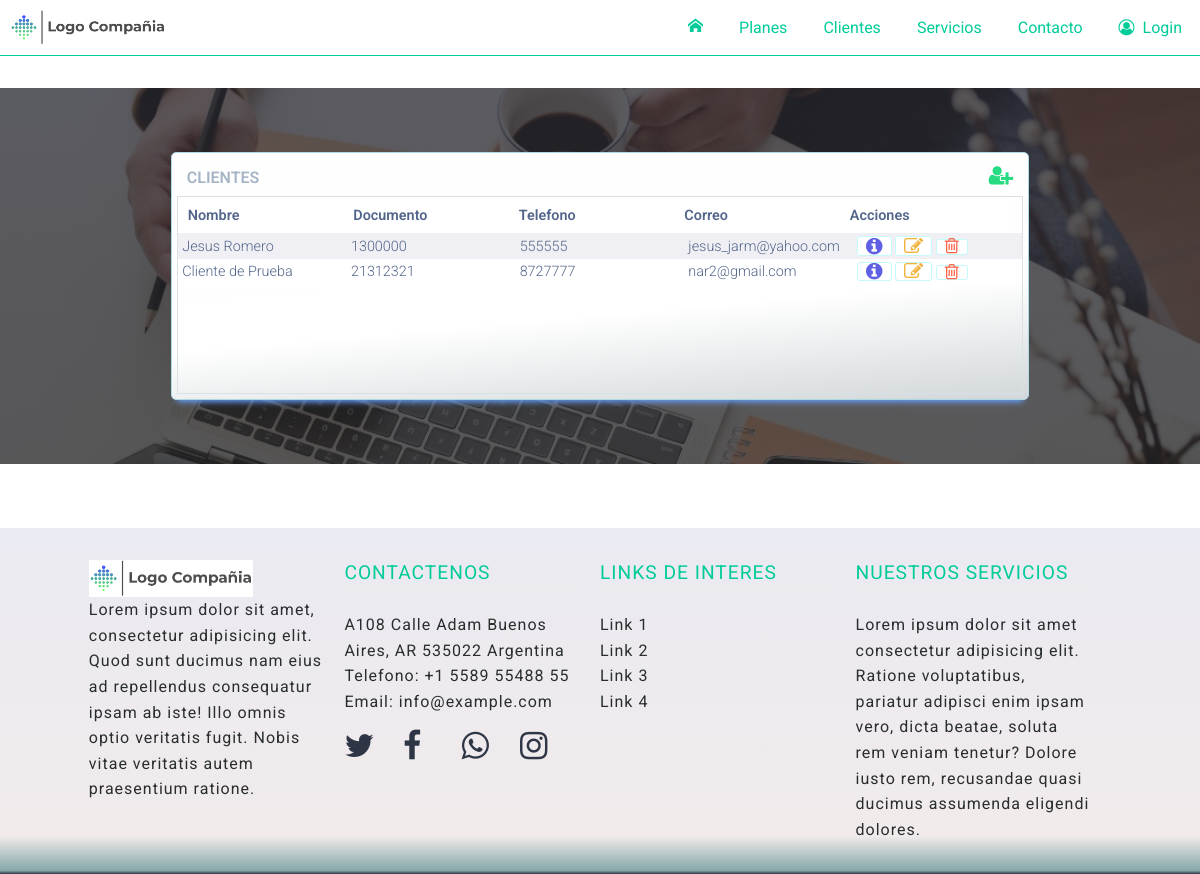
Before: /listado_clientes/ with the older database file.
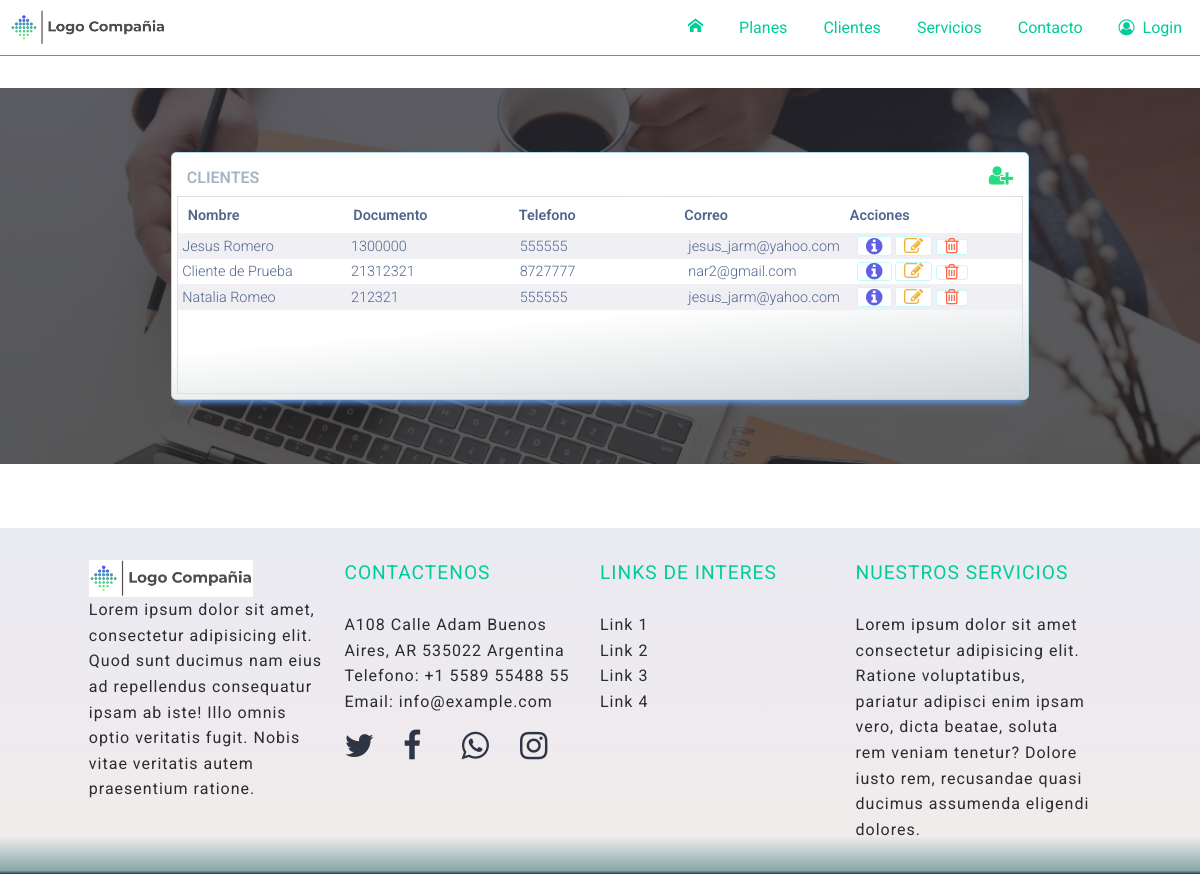
After: the same page with the newer database file.
### app_ensurance/models.py (models this page shows, shortened)
class Clientes(models.Model):
    titular = models.CharField(max_length=50)
    documento = models.CharField(max_length=20)
    tipodoc = models.CharField(max_length=20, choices=tipos)
    fechanacimiento = models.DateField()
    edad = models.IntegerField()
    telefono = models.CharField(max_length=20)
    correo = models.EmailField()
    class Meta():
        db_table = "clientes"

### app_ensurance/views.py (the view)
# urls.py: path('listado_clientes/', views.ListaClientes.as_view(
class ListaClientes(generic.ListView):
    model = Clientes

### app_ensurance/templates/vistas/clientes_view.html (shortened to what this page needs)
{% extends 'base.html' %}
{% block content %}
<hr class="separador1">
<div class="contenedor p-seccion-tablas" style="
background-image: linear-gradient(rgba(34, 34, 43, 0.7), rgba(30, 30, 32, 0.7)), url(../../static/images/bg-tabla.jpg);
background-repeat: no-repeat;
background-size: cover;
">
    <div class="contenedor80">
        <div class="border-table">
            <table class="">
                <caption>
                    CLIENTES
                    <a href="/crear_cliente/" style="float: right;"><i class="fa i-add fa-user-plus fa-lg"></i></a>
                </caption>
                <thead>
                    <tr>
                        <th>Nombre</th>
                        <th>Documento</th>
                        <th>Telefono</th>
                        <th>Correo</th>
                        <th>Acciones</th>
                    </tr>
                </thead>
                <tbody>
                    {% for cliente in object_list %}
                    <tr>
                        <td>{{ cliente.titular }}</td>
                        <td>{{ cliente.documento }}</td>
                        <td>{{ cliente.telefono }}</td>
                        <td>{{ cliente.correo }}</td>
                        <td>
                            <form method="POST" action="eliminar/{{cliente.id}}">
                                <div class="btn-group">
                                    <a href="#" title="Ver" type="button" class="btn-tabla"><i
                                            class="fa fa-info-circle fa-lg" style="color: rgb(96, 96, 228);"></i></a>
                                    <a href="#" title="Editar" type="button" class="btn-tabla"><i
                                            class="fa fa-pencil-square-o fa-lg"
                                            style="color: rgb(241, 178, 59);"></i></a>
                                    <button onclick="return eliminar();" type="submit" title="Eliminar"
                                        class="btn-tabla">
                                        <i class="fa fa-trash-o fa-lg" style="color: tomato; "></i>
                                    </button>
                                </div>
                            </form>
                        </td>
                    </tr>
                    {% endfor %}
                </tbody>
            </table>
        </div>
    </div>
</div>
{% endblock %}

### app_ensurance/templates/base.html (shortened to what this page needs)
{% load static %}
<html>
<head>
  <link rel="stylesheet" href="https://stackpath.bootstrapcdn.com/font-awesome/4.7.0/css/font-awesome.min.css">
  <link rel="stylesheet" href="{% static 'css/columnas2.css' %}" />
  <link rel="stylesheet" href="{% static 'css/navbar.css' %}" />
  <link rel="stylesheet" href="{% static 'css/modal.css' %}" />
  <link rel="stylesheet" href="{% static 'css/tablas.css' %}" />
</head>
<body>
  <div class="contenedor">
    <div class="fila">
      {% include "navbar.html"%}
    </div>
    <div class="fila">
      {% block content %} {% endblock %}
    </div>
    <footer class="contenedor">
      {%include "footer.html" %}
    </footer>
  </div>
</body>
</html>

### app_ensurance/templates/navbar.html (shortened to what this page needs)
<div class="contenedor col-12 col-xs-12 bg-nav">
    <div class="col-2 col-xs-6 contenedor-logo">
        <img id="logo" src="../static/images/logo.png" class="logo">
    </div>
    <div class="col-10 col-xs-12">
        <nav>
            <ul>
                <li><a href="/"><img src="../static/icons/home.svg" height="15px"></a></li>
                <li><a href="#">Planes</a></li>
                <li><a href="#">Clientes</a></li>
                <li><a href="#">Servicios</a></li>
                <li><a href="#">Contacto</a></li>
                {% if user.is_authenticated %}
                <li><a id="agente" href="{% url 'profile'%}">
                        <i class="fa fa-id-card-o" style="color:#00CC99;"></i>
                        &nbsp;MI PERFIL</a></li>
                <li><a id="agente" href="{% url 'logout'%}">
                        <i class="fa fa-user-circle-o" style="color:#00CC99;"></i>
                        &nbsp;Logout</a></li>
                {%else%}
                <li><a id="agente" href="/login">
                        <i class="fa fa-user-circle-o" style="color:#00CC99;"></i>
                        &nbsp;Login</a></li>
                {%endif%}
            </ul>
        </nav>
    </div>
</div>

### app_ensurance/templates/footer.html
<hr class="separador">
<footer class="contenedor col-12 col-xs-12 pie-pagina">
    <div class="contenedor90">
        <div class="col-3 col-xs-12 spaced-text">
            <div class="fila col-11 col-xs-12"><img src="../static/images/logo.png" width="70%">
            </div>
            <div class="fila col-11 col-xs-12">Lorem ipsum dolor sit amet, consectetur adipisicing elit. Quod sunt
                ducimus nam
                eius
                ad
                repellendus consequatur ipsam ab iste! Illo omnis optio veritatis fugit. Nobis vitae veritatis autem
                praesentium ratione.</div>
        </div>
        <div class="col-3 col-xs-12 spaced-text titulo-footer">
            <div class="fila col-11 col-xs-12">
                <h3 class="">CONTACTENOS</h3>
                <hr class="hr-underline">
            </div>
            <div class="fila col-11 col-xs-12 pt-15">A108 Calle Adam
                Buenos Aires, AR 535022
                Argentina
                Telefono: +1 5589 55488 55
                Email: info@example.com
                <div class="col-12 col-xs-12 pt-15">
                    <div class="col-3"><i class="fa fa-twitter fa-2x rrss" aria-hidden="true"></i></div>
                    <div class="col-3"><i class="fa fa-facebook fa-2x rrss" aria-hidden="true"></i></div>
                    <div class="col-3"><i class="fa fa-whatsapp fa-2x rrss" aria-hidden="true"></i></div>
                    <div class="col-3"><i class="fa fa-instagram fa-2x rrss" aria-hidden="true"></i></div>
                </div>
            </div>
        </div>
        <div class="col-3 col-xs-12 spaced-text titulo-footer">
            <div class="fila col-11">
                <h3 class="">LINKS DE INTERES</h3>
                <hr class="hr-underline">
            </div>
            <div class="fila col-11 col-xs-12 pt-15">
                <ul>
                    <li>Link 1</li>
                    <li>Link 2</li>
                    <li>Link 3</li>
                    <li>Link 4</li>
                </ul>
            </div>
        </div>
        <div class="col-3 col-xs-12 spaced-text titulo-footer">
            <div class="fila col-11 col-xs-12">
                <h3 class="">NUESTROS SERVICIOS</h3>
                <hr class="hr-underline">
            </div>
            <div class="fila col-11 col-xs-12 pt-15">Lorem ipsum dolor sit amet consectetur adipisicing elit. Ratione
                voluptatibus,
                pariatur adipisci enim ipsam vero, dicta beatae, soluta rem veniam tenetur? Dolore iusto rem, recusandae
                quasi ducimus assumenda eligendi dolores.</div>
        </div>
    </div>
</footer>

### app_ensurance/static/css/columnas2.css (style rules this page uses)
* { margin: 0px; padding: 0px; list-style: none; text-decoration: none; font-family: 'Roboto', sans-serif; box-sizing: border-box; color: rgb(41, 45, 46) }
.contenedor { position: relative; margin:auto; height: auto; }
.fila { position: relative; margin:auto; width: 100%; height: auto; clear: both; display: table; }
.contenedor90 { position: relative; margin:auto; height: auto; width: 90%; }
.contenedor80 { position: relative; margin:auto; height: auto; width: 80%; }
[class*="col-"] { float: left; }
.col-12 { width: 100%; }
.col-11 { width: 91.66666667%; }
.col-10 { width: 83.33333333%; }
.col-3 { width: 25%; }
.col-2 { width: 16.66666667%; }
.hr-underline { border: 1px solid rgb(241, 236, 236); margin-bottom: 0.5rem; }
.separador { border: none; padding: 2rem; }
.separador1 { border: none; padding: 1rem; }
.pt-15 { padding-top: 1rem; }
.rrss { color: #2E3646; }
.spaced-text { line-height: 1.6rem; letter-spacing: 1px; }
footer h3 { font-size: 1.2rem; }
h3 { font-weight: 400; color: #00CC99 }
.pie-pagina { padding: 2rem; background: rgb(44,54,82); background: linear-gradient(0deg, #2E3646 0%, #87a8a8 1%, rgba(241,235,235,1) 11%, rgba(234,234,242,1) 100%); }
.p-seccion-tablas { padding: 4rem }
.btn-tabla { border: 1px solid rgb(197, 250, 250); padding: 0.2 0.5rem; background-color: white; border-radius: 3px; outline: none; }

### app_ensurance/static/css/navbar.css (style rules this page uses)
nav { display: flex; margin:0px auto; justify-content: flex-end; }
nav ul { overflow:hidden; list-style:none; }
nav ul li { float: left; }
nav ul li a { color: #00CC99; padding:18px; display:block; text-decoration:none; }
.contenedor-logo { display: flex; align-items: flex-start; justify-content: flex-start; }
.logo { margin: 10px; height: 35px; }
.bg-nav { background-color:white; border-bottom:1px solid #00CC99; }

### app_ensurance/static/css/modal.css (style rules this page uses)
caption i { color: rgb(0, 255, 136); }

### app_ensurance/static/css/tablas.css (style rules this page uses)
tbody { display: block; height: 10rem; overflow: auto; }
thead, tbody tr { display: table; width: 100%; table-layout: fixed; }
thead { width: calc(100% - 1em); background-color: rgb(252, 252, 252); }
table { width: 100%; border-collapse: collapse; border: 1px solid rgb(217, 225, 228); }
th, td { padding: 0.25rem; text-align: left; }
td { border: none; color: rgb(82, 102, 139); font-size: 0.9rem; font-weight: 300; }
td > * { vertical-align: middle; }
thead tr th { color: rgb(82, 102, 139); font-weight: 600; font-size: 0.9rem; background-color: white; padding: 0.6rem; }
caption { text-align: left; padding: 0.6rem 0.6rem; font-weight: 600; color: rgb(165, 181, 197); }
tbody tr:nth-child(odd) { background: rgb(240, 239, 243); }
tbody tr:nth-child(even) { background: rgb(255, 255, 255); }
.i-add { color: rgb(38, 219, 129); }
.border-table { position: relative; padding: 5px; border-radius: 5px; border: 1px solid lightblue; background: rgb(210, 215, 217); background: linear-gradient(355deg, rgba(210, 215, 217, 1) 0%, rgba(255, 255, 255, 1) 38%, rgba(254, 254, 254, 1) 100%); box-shadow: 0 8px 6px -6px rgb(102, 162, 252); }

Changed rows visible on the page:
added Clientes: titular "Natalia Romeo", documento "212321", telefono "555555", correo "jesus_jarm@yahoo.com"
